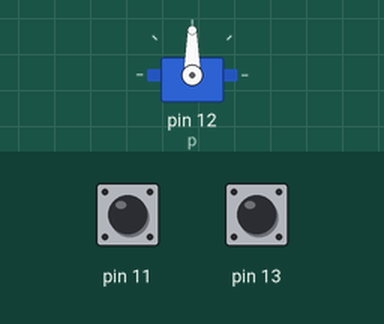
This program was run on a simulated Raspberry Pi (header pin numbers). Shown: servo. The test bench sets the inputs (shaded band); at power-on: pin 11 LOW, pin 13 LOW. Servo angles are drawn from the pulse width (0.5 ms = 0°, 2.5 ms = 180°).

Above: at 1.2 s.
1.3 s: pin 11 pulled HIGH for 0.15 s
At 1.6 s:
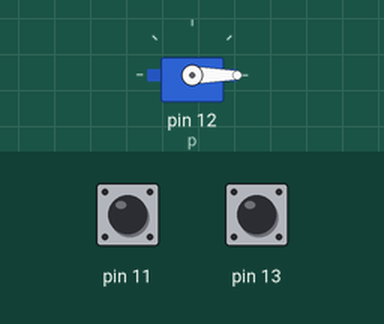
2.9 s: pin 13 pulled HIGH for 0.15 s
At 4.0 s:
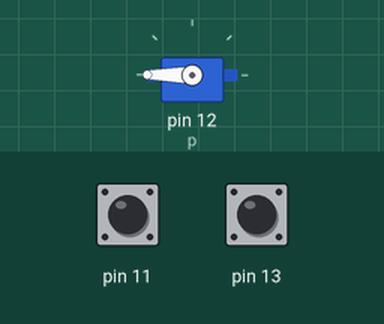
4.5 s: pin 11 pulled HIGH for 1 s
At 5.2 s:
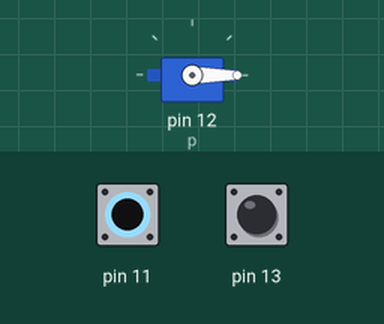
7.0 s: pin 13 pulled HIGH for 1 s
At 8.3 s:
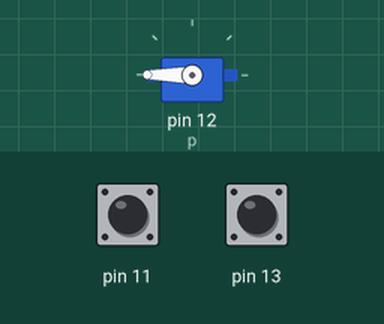
Timing chart, 0 to 10.0 s (numbered marks = the images above; inputs shaded):
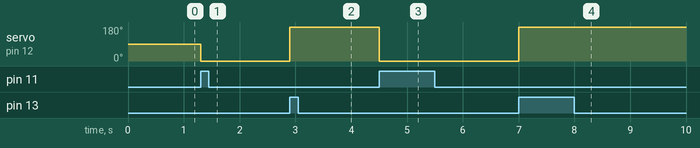

The program:

servo_button.py
```python
#Brycen Dhom
#ECE 492-501
#6/11/2020

import RPi.GPIO as GPIO
import time

GPIO.setmode(GPIO.BOARD)
GPIO.setup(12,GPIO.OUT)
GPIO.setup(11,GPIO.IN,pull_up_down=GPIO.PUD_DOWN)
GPIO.setup(13,GPIO.IN,pull_up_down=GPIO.PUD_DOWN)

p = GPIO.PWM(12,50)
p.start(7.5)

try:
	while True:
		if (GPIO.input(11) == 1) and (GPIO.input(13) == 1):
			p.ChangeDutyCycle(7.5)
		if (GPIO.input(11) == 1) and (GPIO.input(13) != 1):
			p.ChangeDutyCycle(2.5)
		if (GPIO.input(11) != 1) and (GPIO.input(13) == 1):
			p.ChangeDutyCycle(12.5)
except KeyboardInterrupt:
	print('Cleaning Up')
	p.stop()
	GPIO.cleanup()
```

Measured:
- after the input at 1.3 s, servo on pin 12 (p): 90° → 0° at once
- after the input at 2.9 s, servo on pin 12 (p): 0° → 180° at once
- after the input at 4.5 s, servo on pin 12 (p): 180° → 0° at once
- after the input at 7.0 s, servo on pin 12 (p): 0° → 180° at once
